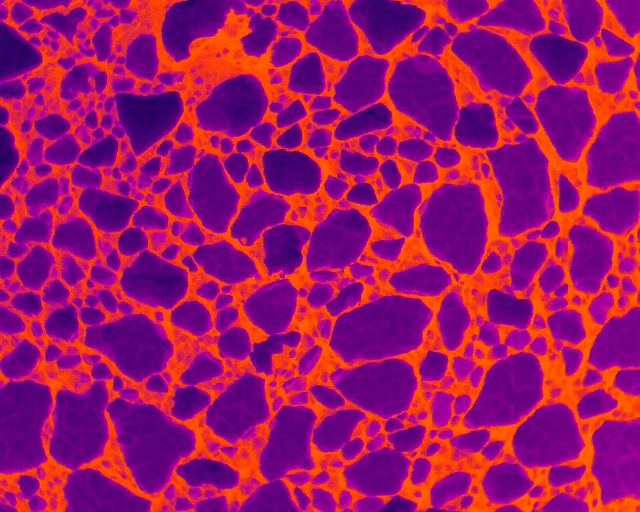
#> input picture thermal_timelapse/DJI_20250218031618_0007_T.JPG, 640 x 512 px, found by its file name
$ python binary_mask.py
#> lines starting #> are read from the running program, lines starting #| are printed output that depends on the picture; after the words box and inside, x2 and y2 are one past the last pixel; in counts of white or black regions, pixels touching at a corner belong together
import csv
import cv2 as cv
import numpy as np
import matplotlib.pyplot as plt
import os
from pathlib import Path
from PIL import Image

class FloeSeparator:
    """This class is used to process a singular thermal sea ice image into segmented ice floes.
    Results are stored as self.labels_filtered
    """
    def __init__(self, img_path):
        # load image
        self.img_path = img_path
        self.img = cv.imread(img_path)
#> self.img is the input picture: shape (512, 640, 3); mean B, G, R 100, 20, 158.3
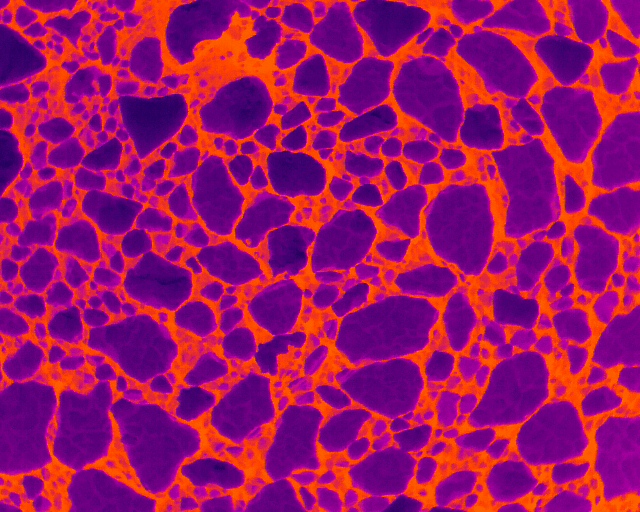
#> input picture thermal_timelapse/DJI_20250218031620_0008_T.JPG, 640 x 512 px, found by its file name
#> in __init__, self.img is the input picture: shape (512, 640, 3); mean B, G, R 101.2, 19.1, 156.9
        if self.img is None:
            raise FileNotFoundError(f"Could not read image at: {os.path.abspath(img_path)}")

        self.img_gray = None
        self.img_rgb = None
        self.mask = None
        self.labels_filtered = None
        self.areas_px = None
        self.centroids = None

    # [8 lines left out: function save_rgb_as_bgr, not called in this run]

    def preprocess(self, img_path=None, clahe_clip=1.5, clahe_grid=(8, 8), thresh_val=70):
        """Load image, CLAHE-equalize gray, binary-inv threshold. Returns (img_gray, img_rgb, mask)."""
#> called with clahe_clip = 1.5, clahe_grid = (8, 8), thresh_val = 75
        # if a new path is provided, update self.img
        if img_path is not None:
            self.img_path = img_path
            self.img = cv.imread(img_path)

        img = self.img
        if img is None:
            raise FileNotFoundError(f"Could not read image at: {os.path.abspath(self.img_path)}")

        img_gray = cv.cvtColor(img, cv.COLOR_BGR2GRAY)
        img_rgb  = cv.cvtColor(img, cv.COLOR_BGR2RGB)

        # CLAHE
        clahe = cv.createCLAHE(clipLimit=clahe_clip, tileGridSize=clahe_grid)
        img_gray_eq = clahe.apply(img_gray)
        cv.imwrite('clahe_output.jpg', img_gray_eq)

        # Binary INV: 255=ice, 0=sea
        _, mask = cv.threshold(img_gray_eq, thresh_val, 255, cv.THRESH_BINARY_INV)
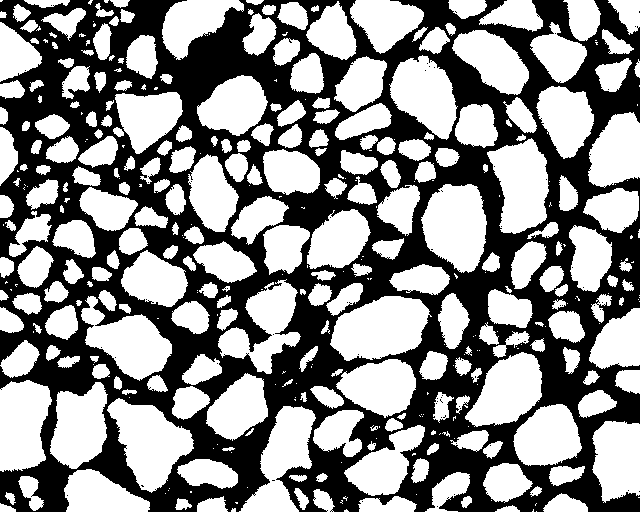
#> mask: shape (512, 640); 54.9% white; 74 black regions (73 under 20 px), largest, box (x1, y1, x2, y2) and area: (0, 0, 640, 512) 147599
#> in preprocess (call 2), `_, mask = cv.threshold(img_gray_eq, thresh_val, 255, cv.THRESH_BINARY_..`: mask: shape (512, 640); 55.7% white; 91 black regions (90 under 20 px), largest, box (x1, y1, x2, y2) and area: (0, 0, 640, 512) 145123
        mask = mask.astype(np.uint8)

        # store on self so they are accessible later
        self.img_gray = img_gray
        self.img_rgb = img_rgb
        self.mask = mask

        return img_gray, img_rgb, mask

    # [30 lines left out: function split_erode_dilate, not called in this run]

    def split_erode_dilate_small(
        self,
        mask,
        min_area=30,
        erode_min_size=500,
        meters_per_pixel=0.1218
    ):
#> called with min_area = 30, erode_min_size = 500, meters_per_pixel = 0.122
        k3 = np.ones((3, 3), np.uint8)

        # Work from original mask components first
        num0, labels0, stats0, cents0 = cv.connectedComponentsWithStats(
            mask, connectivity=8, ltype=cv.CV_32S
        )
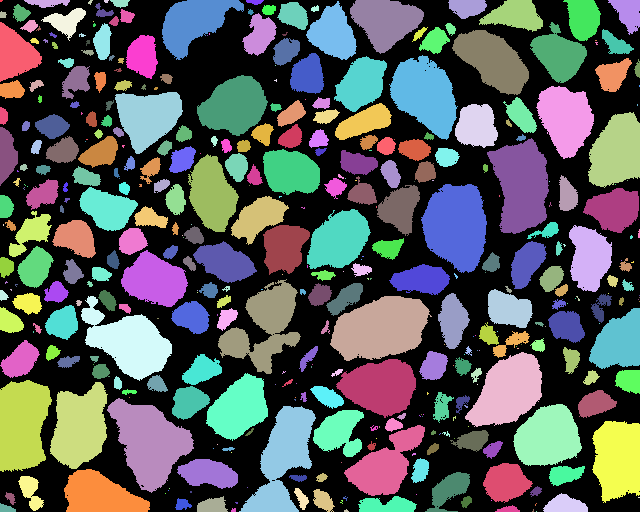
#> labels0: shape (512, 640) int32; 398 distinct labels, from 0 to 397; one colour per label, 0 black
#> num0 = 398; stats0 = 398 rows, first 6: [0, 0, 640, 512, 147689], [0, 0, 3, 2, 5], [24, 0, 46, 8, 238], [88, 0, 5, 5, 14], [104, 0, 5, 3, 12], [110, 0, 20, 8, 107]; cents0 = 398 pairs, first value 0.8 to 639, second value 0.4 to 511

        labels_out = np.zeros_like(labels0, dtype=np.int32)
        areas_px, areas_m, centroids = [], [], []
        nid = 1

        px_to_m2 = meters_per_pixel ** 2

        for i in range(1, num0):
            area0 = int(stats0[i, cv.CC_STAT_AREA])
            if area0 < min_area:
                continue

            comp = (labels0 == i).astype(np.uint8) * 255

            if area0 < erode_min_size:
                rr = (comp > 0)
                a_px = int(rr.sum())
                a_m = a_px * px_to_m2

                labels_out[rr] = nid
                areas_px.append(a_px)
                areas_m.append(a_m)

                ys, xs = np.nonzero(rr)
                centroids.append((float(xs.mean()), float(ys.mean())))
                nid += 1
                continue

            # Erode/dilate only for large components
            eroded = cv.erode(comp, k3, iterations=1)
            num_labels, labels = cv.connectedComponents(eroded)

            # Dilate each label back separately
            for lbl in range(1, num_labels):
                r = (labels == lbl).astype(np.uint8) * 255
                d = cv.dilate(r, k3, iterations=1)
                d = cv.bitwise_and(d, comp)

                a_px = int((d > 0).sum())
                if a_px >= min_area:
                    a_m = a_px * px_to_m2

                    labels_out[d > 0] = nid
                    areas_px.append(a_px)
                    areas_m.append(a_m)

                    ys, xs = np.nonzero(d)
                    centroids.append((float(xs.mean()), float(ys.mean())))
                    nid += 1
#> this loop made 397 passes
#> area0 on passes 2, 5, 7, 14, 16, 17, 18, 20, 22, 24, 25, 29: 238, 107, 63, 122, 199, 114, 38, 142, 38, 64, 130, 467
#> (area0, num_labels) on passes 6, 8, 9, 10, 11, 12: (2635, 2), (1799, 2), (2511, 2), (542, 2), (1268, 2), (1107, 2)
#> comp: shape (512, 640); 0.03% white; 1 white region, box (x1, y1, x2, y2) and area: (495, 505, 520, 512) 108
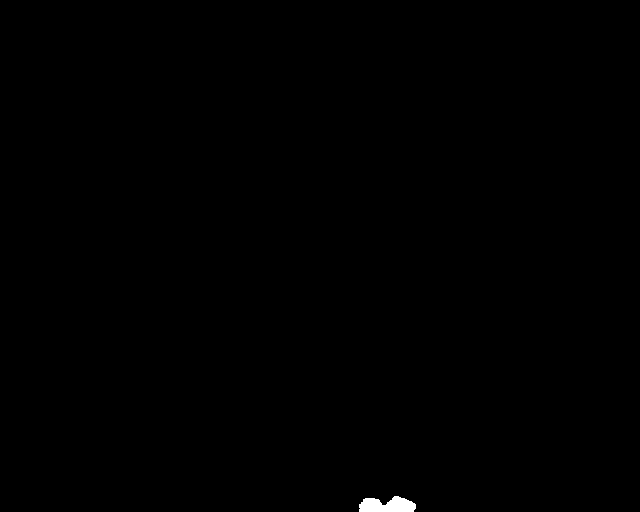
#> d: shape (512, 640); 0.21% white; 1 white region, box (x1, y1, x2, y2) and area: (359, 496, 416, 512) 684
#> eroded: shape (512, 640); 0.18% white; 1 white region, box (x1, y1, x2, y2) and area: (360, 497, 415, 512) 579
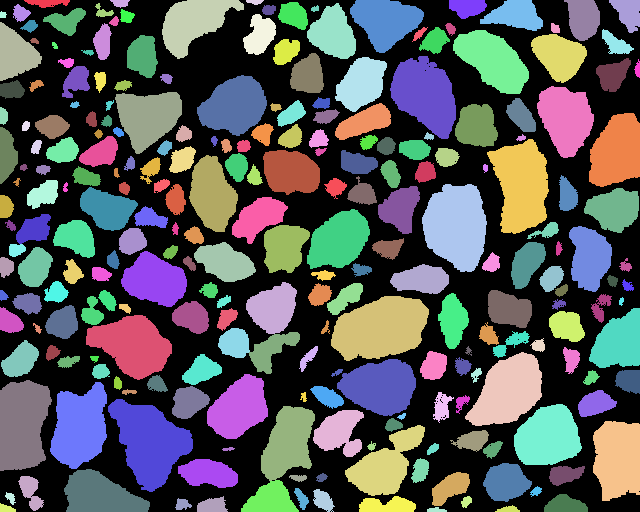
#> labels_out: shape (512, 640) int32; 246 distinct labels, from 0 to 245; one colour per label, 0 black
#> after the loop, areas_m = 245 values, max 69.18 at index 166, min 0.445 at index 33, mean 10.75; areas_px = 245 values, max 4663 at index 166, min 30 at index 33, mean 724.8; centroids = 245 pairs, first value 2.55 to 637.3, second value 1.43 to 509.6; nid = 246

        # store on self
        self.labels_filtered = labels_out
        self.areas_px = areas_px          # optional, but often useful
#> self.areas_px has the same summary as areas_px
        self.areas_m = areas_m            # area in m^2
#> self.areas_m has the same summary as areas_m
        self.centroids = centroids
#> self.centroids has the same summary as centroids

        return labels_out, areas_m, centroids


    # [678 lines left out: functions split_simple, get_colored_segments, get_numbered_segments, visualize, _pick_points, _warp_labels_nearest and 14 more, not called in this run]

if __name__ == "__main__":
    img1_path = 'thermal_timelapse\DJI_20250218031618_0007_T.JPG'
    img2_path = 'thermal_timelapse\DJI_20250218031620_0008_T.JPG'

    processor1= FloeSeparator(img1_path)
    processor2 = FloeSeparator(img2_path)

    # run preprocess to populate self.img_gray, self.img_rgb, self.mask
    img_gray, img_rgb, mask = processor1.preprocess(clahe_clip=1.5, clahe_grid=(8,8), thresh_val=75)
    img_gray2, img_rgb2, mask2 = processor2.preprocess(clahe_clip=1.5, clahe_grid=(8,8), thresh_val=75)

    # select one of the splitting methods:
    # labels_filtered, areas_px, centroids = processor1.split_simple(mask, min_area=30) # no erosion, just use binary mask
    # labels_filtered, areas_px, centroids = processor1.split_erode_dilate(mask, min_area=10) # 1px erosion/dilation
    labels_filtered, areas_px, centroids = processor1.split_erode_dilate_small(mask, min_area=30) # 1px erosion/dilation
#> areas_px has the same summary as areas_m in split_erode_dilate_small
    labels_filtered2, areas_px2, centroids2 = processor2.split_erode_dilate_small(mask2, min_area=30)
#> call 2 of split_erode_dilate_small, with min_area = 30, erode_min_size = 500, meters_per_pixel = 0.122
#> in split_erode_dilate_small (call 2), `num0, labels0, stats0, cents0 = cv.connectedComponentsWithStats( mask,..`:
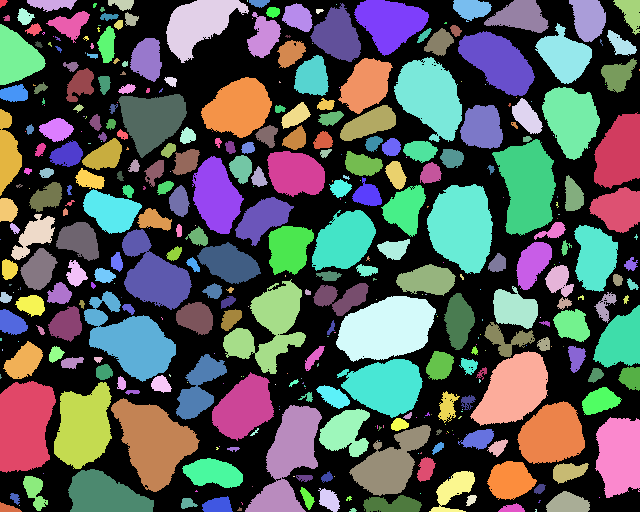
#> labels0: shape (512, 640) int32; 399 distinct labels, from 0 to 398; one colour per label, 0 black
#> in split_erode_dilate_small (call 2), `num0, labels0, stats0, cents0 = cv.connectedComponentsWithStats( mask,..`: num0 = 399; stats0 = 399 rows, first 6: [0, 0, 640, 512, 145255], [0, 0, 8, 8, 42], [27, 0, 50, 12, 393], [108, 0, 26, 11, 194], [166, 0, 83, 63, 2741], [247, 0, 1, 2, 2]; cents0 = 399 pairs, first value 0 to 639, second value 0.5 to 510
#> the loop in split_erode_dilate_small (call 2), `for i in range(1, num0):` made 398 passes
#> area0 on passes 1, 2, 3, 6, 17, 18, 21, 22, 24, 26, 27, 32: 42, 393, 194, 116, 118, 182, 95, 132, 31, 65, 121, 92
#> (area0, num_labels) on passes 4, 7, 8, 9, 10, 11: (2741, 2), (2577, 2), (593, 2), (1303, 2), (1142, 2), (525, 3)
#> after the loop in split_erode_dilate_small (call 2), `for i in range(1, num0):`: comp: shape (512, 640); 0.05% white; 1 white region, box (x1, y1, x2, y2) and area: (498, 503, 525, 512) 159
#> after the loop in split_erode_dilate_small (call 2), `for i in range(1, num0):`: d: shape (512, 640); 0.22% white; 1 white region, box (x1, y1, x2, y2) and area: (364, 495, 421, 512) 731
#> after the loop in split_erode_dilate_small (call 2), `for i in range(1, num0):`: eroded: shape (512, 640); 0.19% white; 1 white region, box (x1, y1, x2, y2) and area: (365, 496, 420, 512) 607
#> after the loop in split_erode_dilate_small (call 2), `for i in range(1, num0):`:
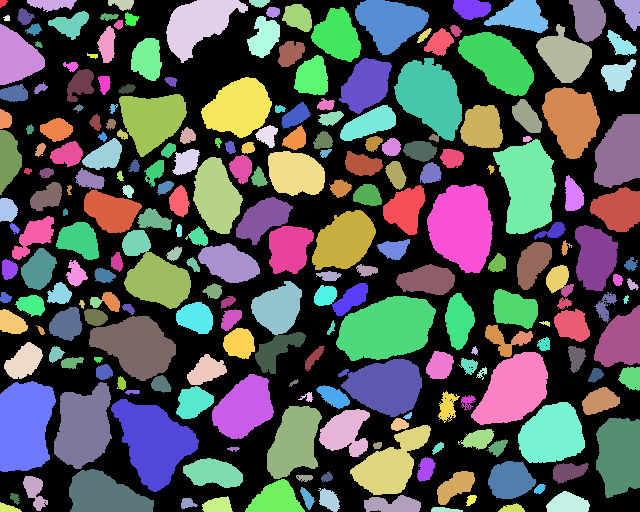
#> labels_out: shape (512, 640) int32; 246 distinct labels, from 0 to 245; one colour per label, 0 black
#> after the loop in split_erode_dilate_small (call 2), `for i in range(1, num0):`: areas_m = 245 values, max 70.22 at index 164, min 0.46 at index 18, mean 10.9; areas_px = 245 values, max 4733 at index 164, min 31 at index 18, mean 734.7; centroids = 245 pairs, first value 2.64 to 631.8, second value 2.55 to 509.4; nid = 246
#> in split_erode_dilate_small (call 2), `self.areas_px = areas_px`: self.areas_px has the same summary as areas_px
#> in split_erode_dilate_small (call 2), `self.areas_m = areas_m`: self.areas_m has the same summary as areas_m
#> in split_erode_dilate_small (call 2), `self.centroids = centroids`: self.centroids has the same summary as centroids
#> areas_px2 has the same summary as areas_m in split_erode_dilate_small; centroids2 has the same summary as centroids in split_erode_dilate_small

    # Folder containing thermal TIFFs — this directory is inside your package
    thermal_dir = Path(__file__).parent / "thermal_tif"

    if not thermal_dir.exists():
#> (the run stopped early here; a loop or call above may not have finished)
